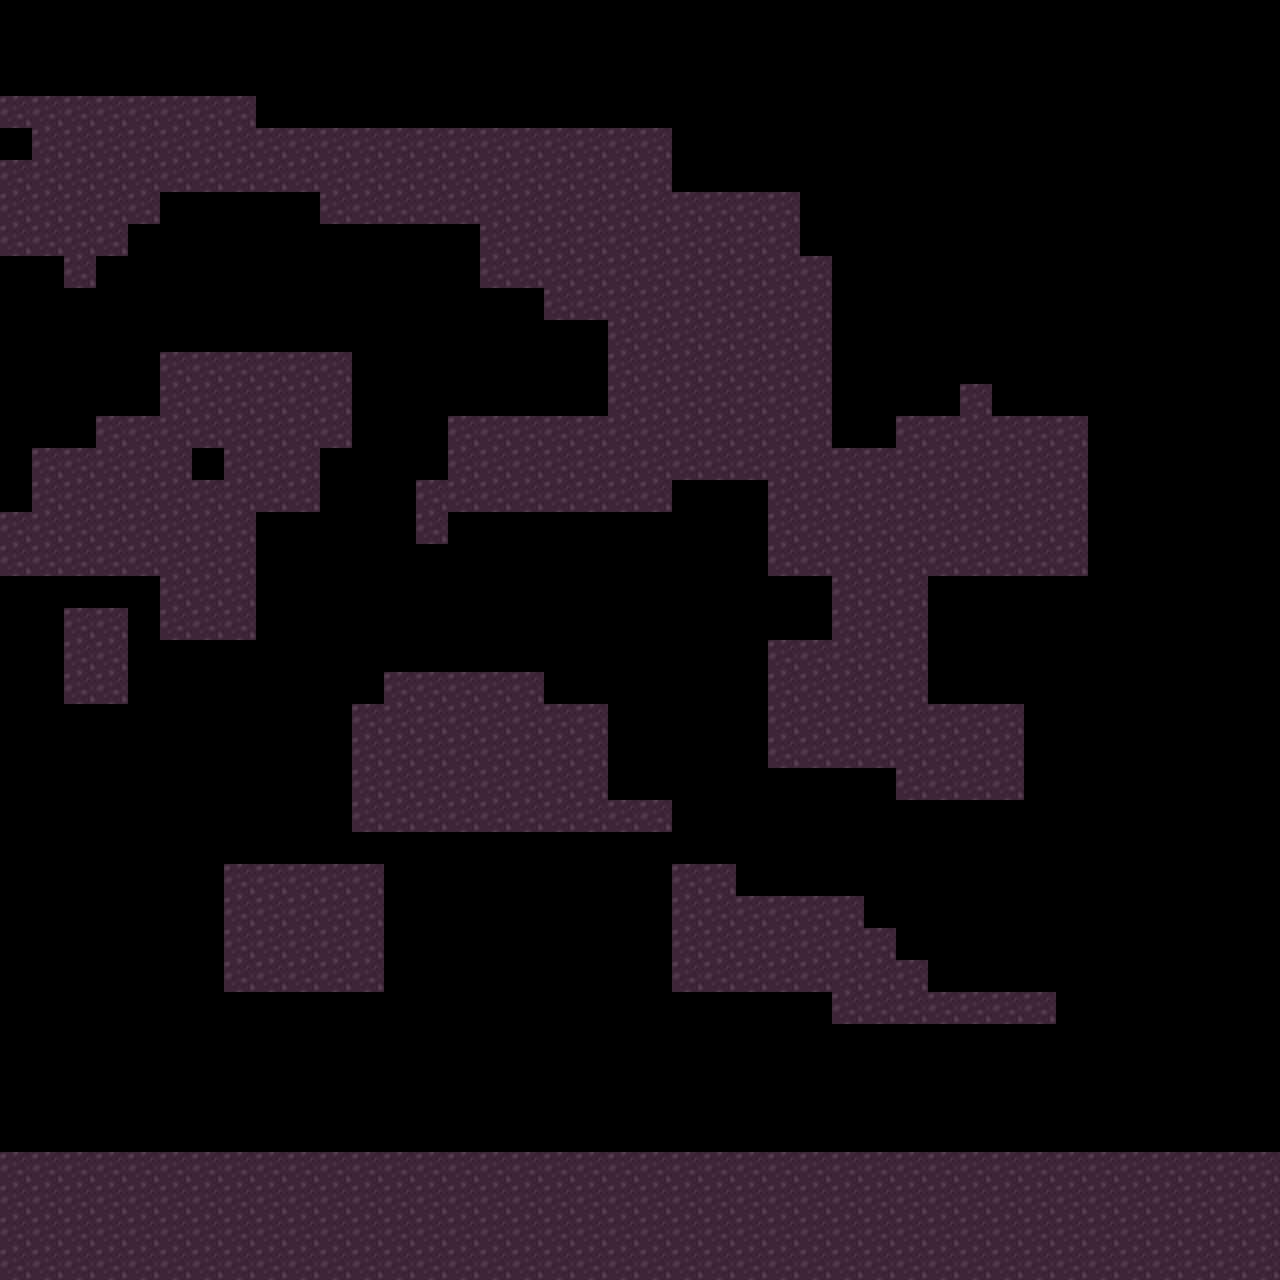

Below is a game level as drawn by its tile map, then a one-line description and the .tmx that defines it (tile-layer data replaced by summaries):
An orthogonal 40x40 tile map with 32x32 px tiles, 1 tile layer (2) and 4 objects.

<map version="1.2" tiledversion="1.3.1" orientation="orthogonal" renderorder="right-down" compressionlevel="0" width="40" height="40" tilewidth="32" tileheight="32" infinite="0" nextlayerid="3" nextobjectid="6">
 <tileset firstgid="1" source="Tileset.tsx" />
 <layer id="1" name="2" width="40" height="40">
  <data>[1600 cells, 553 non-empty, 1 distinct tile ids]</data>
 </layer>
 <objectgroup id="2" name="1">
  <object id="2" x="0" y="1152" width="1280" height="128" visible="0" />
  <object id="3" x="224" y="864" width="160" height="128" />
  <object id="4" x="352" y="704" width="256" height="128" />
  <object id="5" x="384" y="672" width="160" height="32" />
 </objectgroup>
</map>
